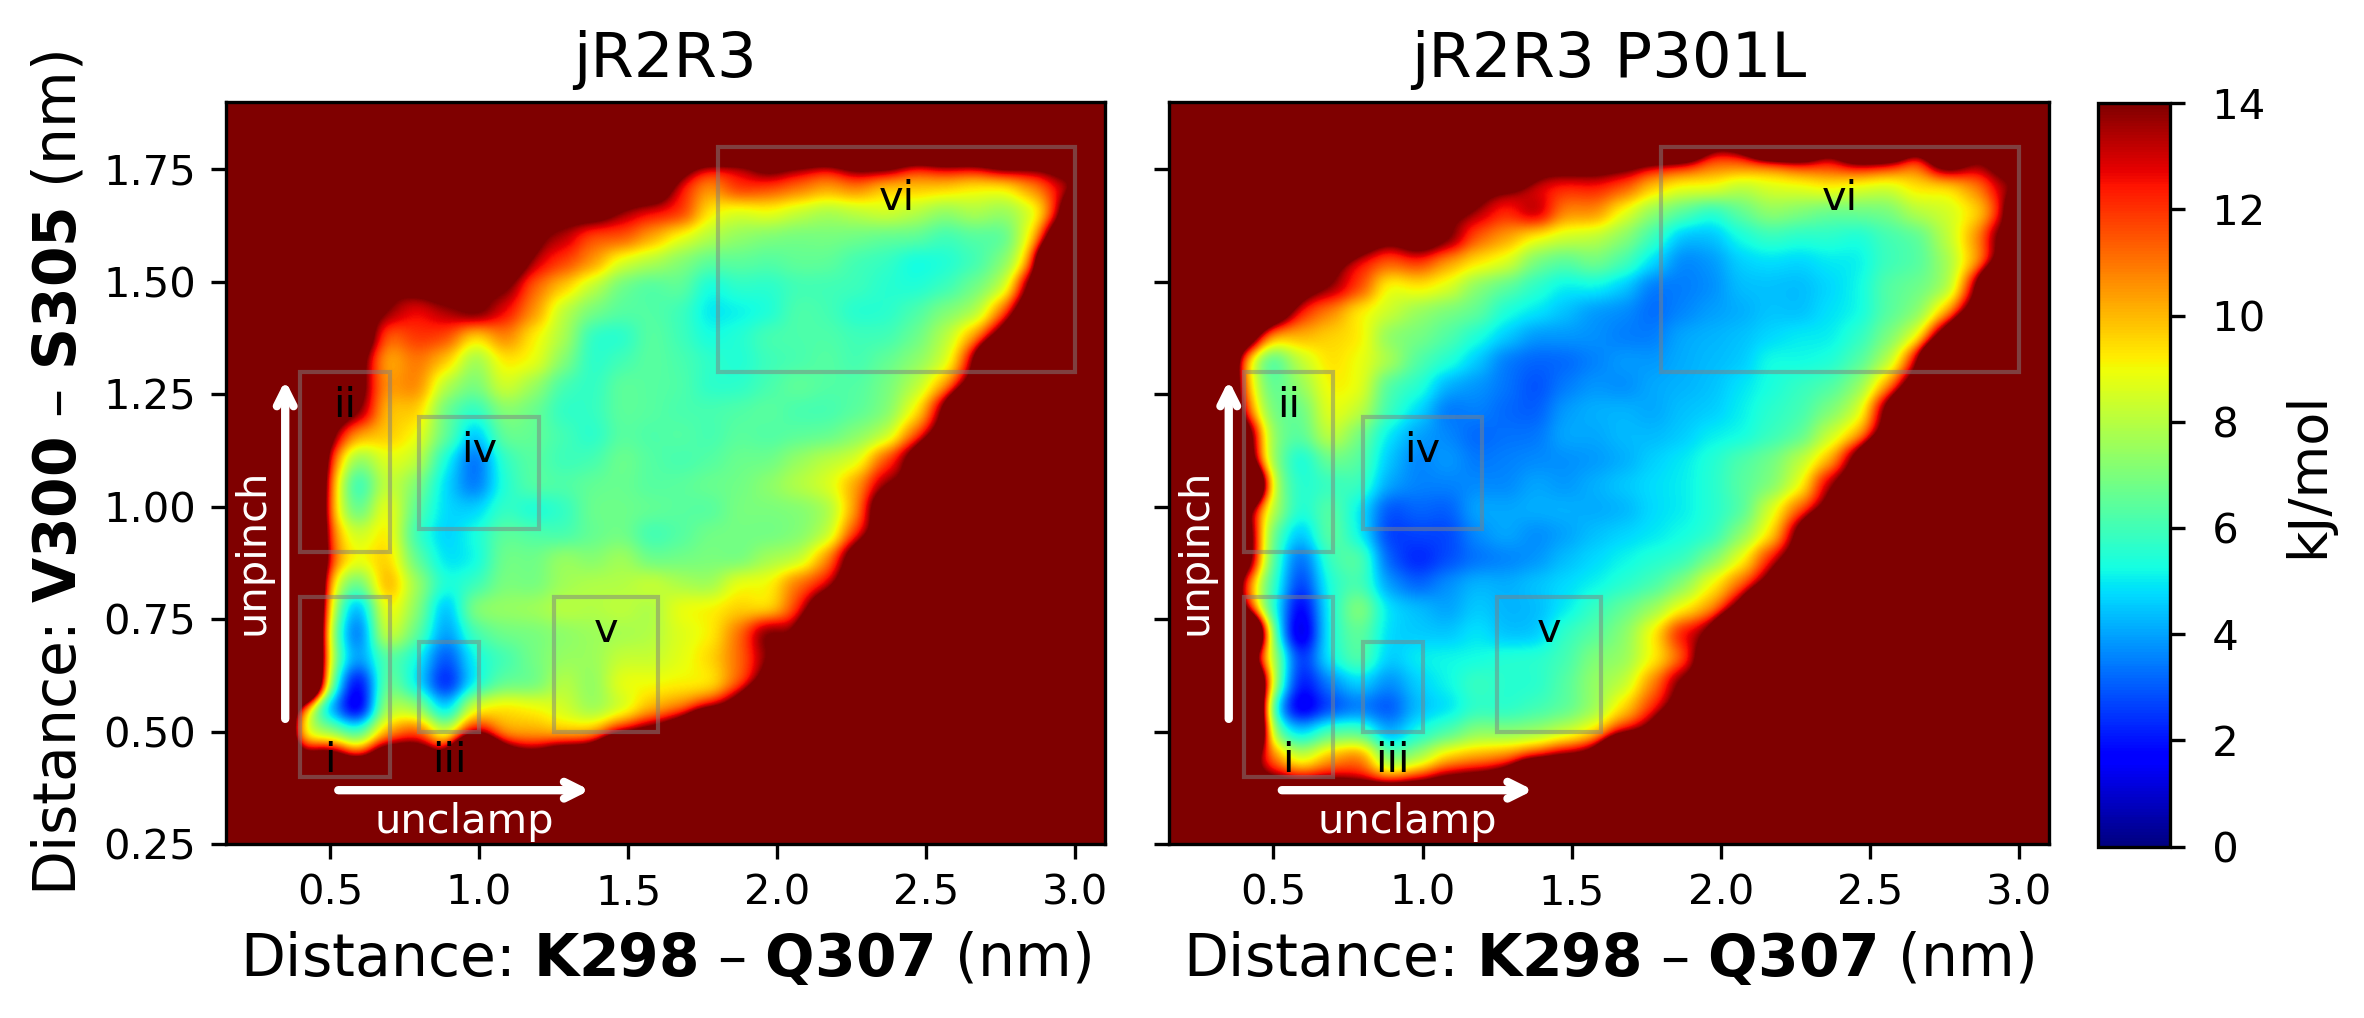

Generate this figure with Python:
#%%
import numpy as np
import pandas as pd
import matplotlib.pyplot as plt
import matplotlib.patches as patches
from scipy.interpolate import interp2d

def free_energy(a, b, T, y0, ymax, x0, xmax):
    free_energy, xedges, yedges = np.histogram2d(
        a, b, 30, [[y0, ymax], [x0, xmax]], density=True, weights=None)
    free_energy = np.log(np.flipud(free_energy)+.000001)
    free_energy = -(0.008314*T)*free_energy # for kJ/mol
    return free_energy, xedges, yedges

def load(csv_file,ignore,sim_sampling,my_sampling):
    ''' Load a csv file efficiently. You can ignore the unequilibrated part and sample as frequently as you want.

    Parameters
    ----------
    csv_file : string
        The string of the csv file in your working directory.
    ignore : float (ns)
        How many ns of unequilibrated simulation should we ignore?
    sim_sampling : float (ps)
        What was the timestep of structures outputed in your simulation?
    my_sampling : float (ps)
        What timestep should we look at for this analysis?
        Pick a value close to the longest autocorrelation time to be efficient.
        Must be a multiple of sim_sampling.

    Returns
    -------
    Pandas data frame.
    '''
    ignore_index = int(ignore*1000/sim_sampling) # multiply by 1000 to convert to ps
    entries_to_skip = int(my_sampling / sim_sampling)
    df = pd.read_csv(csv_file, skiprows = lambda x: (x>0 and x<=ignore_index)
                     or (x%entries_to_skip and x>ignore_index))
    return df

titles = ['jR2R3','jR2R3 P301L']
molecules = ['jR2R3','jR2R3_P301L']
distances = ['Distance: LYS298 and GLN307','Distance: VAL300 and SER305']
dist_labels = ['Distance: K298 - Q307 (nm)','Distance: V300 - S305 (nm)']
dist_dir = '../pair_distances'

fig,axs = plt.subplots(1,2)
fig.set_figheight(3.5)
fig.set_figwidth(8)
cax = plt.axes([0.87, 0.18, 0.03, 0.708])

for i,molecule in enumerate(molecules):
    df = load(f'{dist_dir}/pair_distances_{molecule}.csv',50,10,10) #assuming it's converged at 50ns
    distx = distances[0]
    disty = distances[1]
    x = df[distx].to_numpy()
    y = df[disty].to_numpy()

    # CREATE A HEAT MAP OF THE FREE ENERGY OF THE CURRENT SIMULATION
    dG, xedges, yedges = free_energy(y, x, 300, 0.25, 1.9, 0.15, 3.1)
    dG = dG - np.min(dG)
    im = axs.flat[i].imshow(dG, interpolation='gaussian', extent=[
                yedges[0], yedges[-1], xedges[0], xedges[-1]], cmap='jet',
                aspect='auto',vmax=14)

    axs[i].set_title(titles[i],fontsize=15)
    axs[i].set_ylabel(r'Distance: $\bf{V300}$ – $\bf{S305}$ (nm)',fontsize=14)
    axs[i].set_xlabel(r'Distance: $\bf{K298}$ – $\bf{Q307}$ (nm)',fontsize=14)

    # draw in boxes of sample conformations for HP2
    if i == 0 or i ==1:
        rect1 = patches.Rectangle((0.4,0.4), 0.3, 0.4,
                linewidth=1,edgecolor='gray',facecolor='none',alpha=0.5)
        axs[i].add_patch(rect1)

        rect2 = patches.Rectangle((0.4, 0.9), 0.3, 0.4,
                linewidth=1,edgecolor='gray',facecolor='none',alpha=0.5)
        axs[i].add_patch(rect2)

        rect3 = patches.Rectangle((0.8, 0.5), 0.2, 0.2,
                linewidth=1,edgecolor='gray',facecolor='none',alpha=0.5)
        axs[i].add_patch(rect3)

        rect4 = patches.Rectangle((0.8, 0.95), 0.4, 0.25,
                linewidth=1,edgecolor='gray',facecolor='none',alpha=0.5)
        axs[i].add_patch(rect4)

        rect5 = patches.Rectangle((1.8, 1.3), 1.2, 0.5,
                linewidth=1,edgecolor='gray',facecolor='none',alpha=0.5)
        axs[i].add_patch(rect5)

        rect6 = patches.Rectangle((1.25, 0.5), 0.35, 0.3,
                linewidth=1,edgecolor='gray',facecolor='none',alpha=0.5)
        axs[i].add_patch(rect6)

# FORMAT LABELS AND LAYOUT
for ax in axs.flat:
    ax.label_outer()
#fig.suptitle(res,fontsize=20)

# FORMAT THE COLORBAR
cbar_ticks = np.arange(0,16,2)
cb = fig.colorbar(im, cax=cax, ax=axs,ticks=cbar_ticks, format=('% .0f'),shrink=1)
cb.ax.get_yaxis().labelpad = 4
cb.ax.set_ylabel('kJ/mol',fontsize=13)

fig.tight_layout(rect=[0,0,.87,1])

# Draw a white two-way arrow from (0.5,0.35) to (1.4,0.35) and write "unclamp" underneath it
axs[0].annotate('',
            xy=(1.4, 0.37),  xycoords='data',
            xytext=(0.5, 0.37), textcoords='data',
            arrowprops=dict(facecolor='white', edgecolor='white', arrowstyle='->', lw=2))
axs[0].text(0.95, 0.275, 'unclamp', fontsize=10, ha='center', color='white')
axs[1].annotate('',
            xy=(1.4, 0.37),  xycoords='data',
            xytext=(0.5, 0.37), textcoords='data',
            arrowprops=dict(facecolor='white', edgecolor='white', arrowstyle='->', lw=2))
axs[1].text(0.95, 0.275, 'unclamp', fontsize=10, ha='center', color='white')

# Draw a white vertical arrow from (0.35,0.6) to (0.35,1.3) and write "unpinch" to the left of it (rotated parallel to the arrow)
axs[0].annotate('',
            xy=(0.35, 1.3),  xycoords='data',
            xytext=(0.35, 0.51), textcoords='data',
            arrowprops=dict(facecolor='white', edgecolor='white', arrowstyle='->', lw=2))
axs[0].text(0.24, 0.9, 'unpinch', fontsize=10, va='center', ha='center', color='white', rotation='vertical')
axs[1].annotate('',
            xy=(0.35, 1.3),  xycoords='data',
            xytext=(0.35, 0.51), textcoords='data',
            arrowprops=dict(facecolor='white', edgecolor='white', arrowstyle='->', lw=2))
axs[1].text(0.24, 0.9, 'unpinch', fontsize=10, va='center', ha='center', color='white', rotation='vertical')

text = ['i','ii','iii','iv','vi','v']
for i, rect in enumerate(axs[1].patches[-6:]):
    x, y = rect.get_xy()
    w, h = rect.get_width(), rect.get_height()
    if text[i] == 'i':
        axs[0].text(w+x/2, 0.39, text[i], ha='center', va='bottom', fontsize=10)
        axs[1].text(x+w/2, 0.39, text[i], ha='center', va='bottom', fontsize=10)
    elif text[i] == 'iii':
        axs[0].text(x+w/2, 0.39, text[i], ha='center', va='bottom', fontsize=10)
        axs[1].text(x+w/2, 0.39, text[i], ha='center', va='bottom', fontsize=10)
    elif text[i] == 'vi':
        axs[0].text(x+w/2, y+h-0.16, text[i], ha='center', va='bottom', fontsize=10)
        axs[1].text(x+w/2, y+h-0.16, text[i], ha='center', va='bottom', fontsize=10)
    else:
        axs[0].text(x+w/2, y+h-0.12, text[i], ha='center', va='bottom', fontsize=10)
        axs[1].text(x+w/2, y+h-0.12, text[i], ha='center', va='bottom', fontsize=10)
# save figure
fig.savefig('energy_landscape_2D.png',dpi=300,bbox_inches='tight')

plt.show()


# %%
